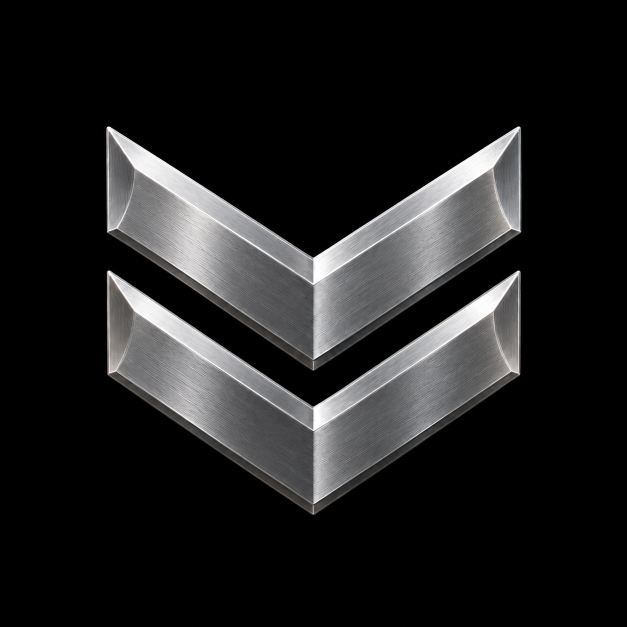
#> input picture bronze_silver_20261009/silver/source/reference.png, 1254 x 1254 px, given in place of rest.png, which was not available (shown at 1/2 size)
$ python images.py ../../../../bronze_silver_20261009/silver/source/reference.png ../../source/geometry_reference.png
#> lines starting #> are read from the running program, lines starting #| are printed output that depends on the picture; pictures that were not available may be replaced by others from this repository, and a replacement may not be noted
"""Present actual Home captures at equal scale, including full outline crops."""
from pathlib import Path
import sys
from PIL import Image, ImageDraw, ImageFont

OUT=Path('/Users/antonioperedo/Downloads/diamond_codex')
CROP=(280,300,926,860)
FONT=ImageFont.truetype("/System/Library/Fonts/Supplemental/Arial.ttf",24)

def comparison(paths,labels,out,zoom=1,crop=CROP):
#> called with zoom = 1, crop = (280, 300, 926, 860)
    pictures=[Image.open(p).convert('RGB').crop(crop) for p in paths]
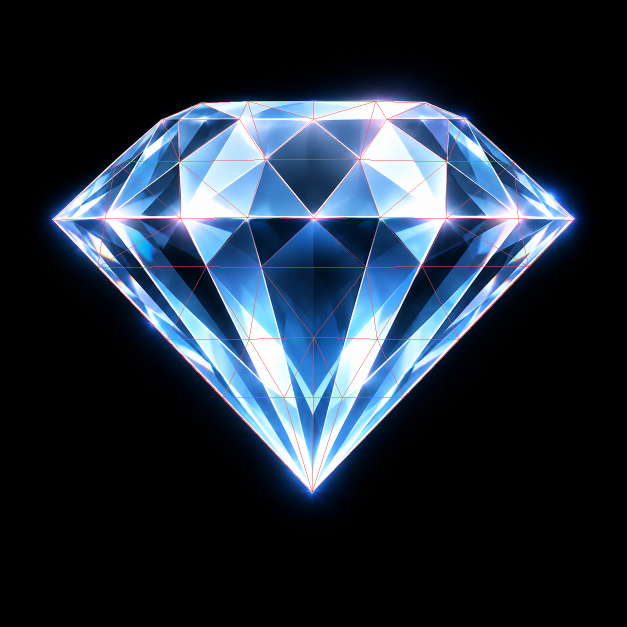
#> input picture gold_diamond_20261009/diamond/source/geometry_reference.png, 1254 x 1254 px, given in place of rest.png, which was not available (shown at 1/2 size)
#> pictures = 2 items
    if zoom!=1:
        pictures=[p.resize((p.width*zoom,p.height*zoom),Image.Resampling.NEAREST) for p in pictures]
    width=sum(p.width for p in pictures)+20*(len(pictures)-1)
#> width = 1312
    result=Image.new('RGB',(width,pictures[0].height+45),(16,18,20))
    draw=ImageDraw.Draw(result);x=0
    for picture,label in zip(pictures,labels):
        result.paste(picture,(x,45));draw.text((x+10,10),label,font=FONT,fill='white');x+=picture.width+20
#> this loop made 2 passes
#> (label, x) on passes 1 to 2: ('Today', 666), ('../../source/geometry_reference.png', 1332)
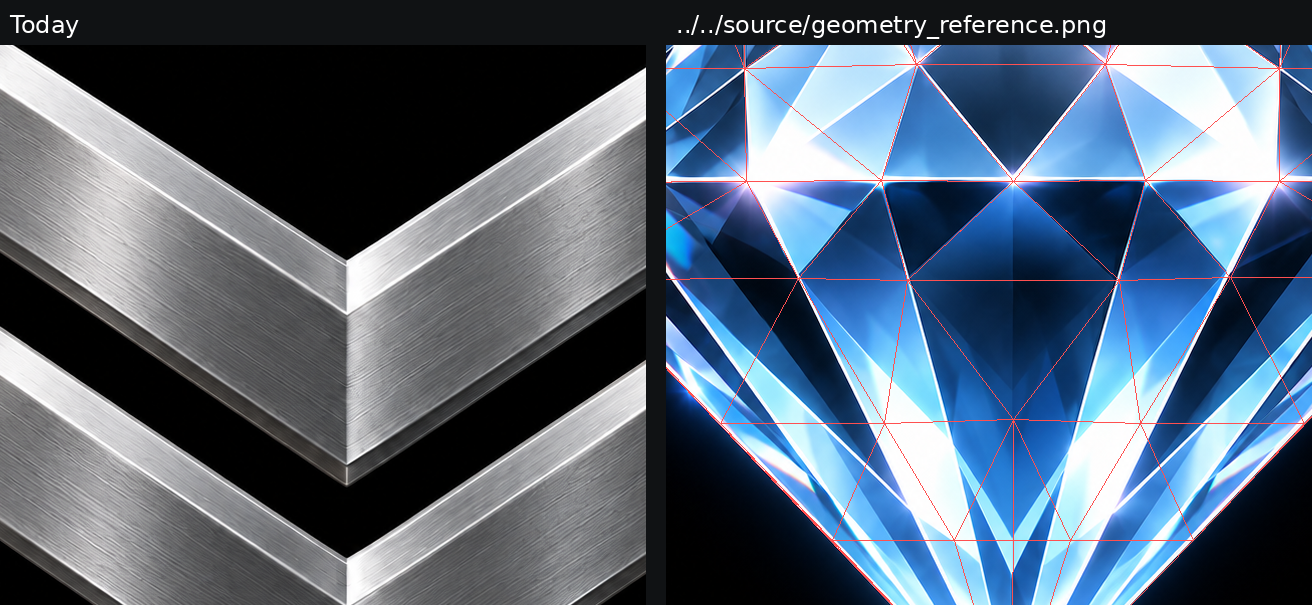
#> result: PIL image 1312x605 RGB; mean R, G, B 85, 101.1, 119.2
#> after the loop, x = 1332
    out.parent.mkdir(parents=True,exist_ok=True);result.save(out)

def option(folder,label):
    folder=Path(folder)
    for zoom in [1,4]:
        comparison([OUT/'00_today/rest.png',folder/'rest.png'],['Today',label],folder/f'rest_comparison_{zoom}x.png',zoom)
    for pose in ['rest','right','back','left']:
        if not (folder/f'{pose}.png').exists():continue
        image=Image.open(folder/f'{pose}.png').crop(CROP if pose=='rest' else (200,90,1006,860))
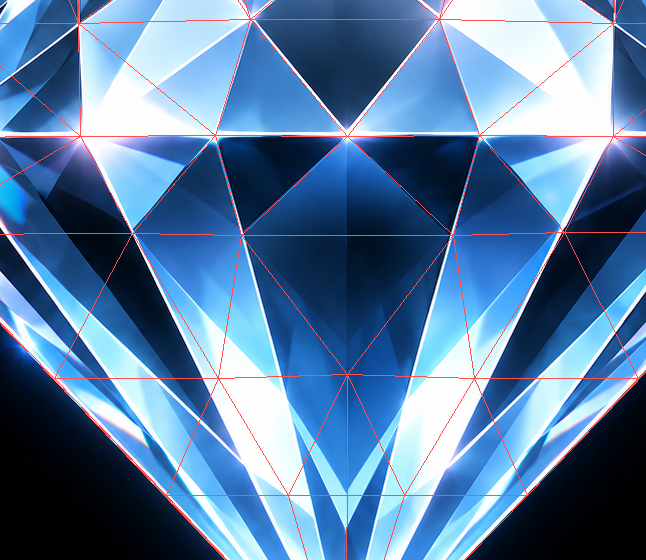
#> image: PIL image 646x560 RGB; mean R, G, B 88.9, 124.1, 162.3
        image.resize((image.width*4,image.height*4),Image.Resampling.NEAREST).save(folder/f'{pose}_outline_4x.png')
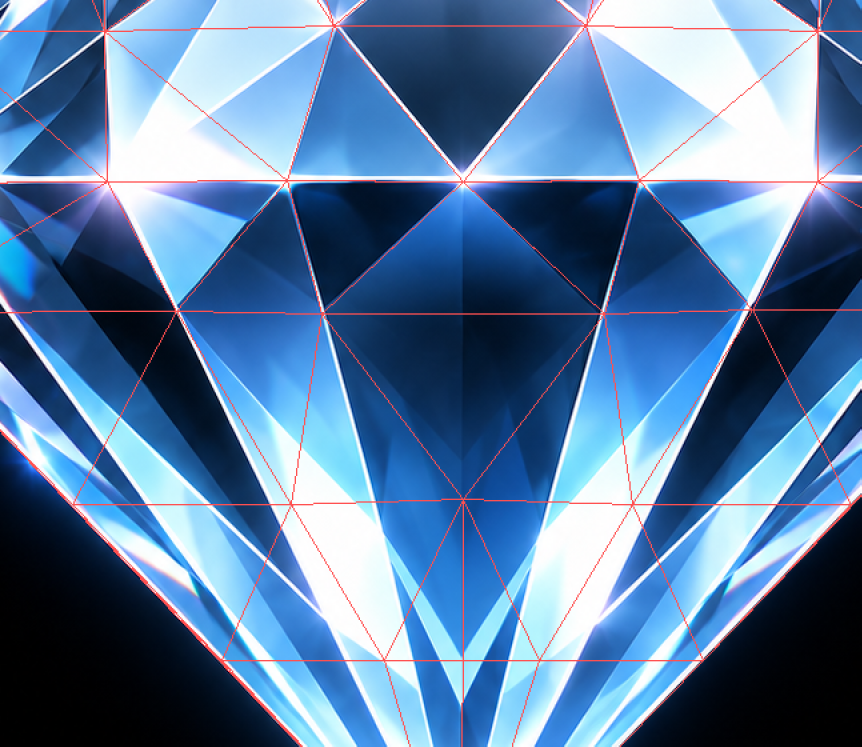
#> saved as rest_outline_4x.png: PIL image 2584x2240 RGB (shown at 1/3 size); mean R, G, B 88.9, 124.1, 162.3
    if all((folder/f'{p}.png').exists() for p in ['right','back','left']):
        for pose in ['right','back','left']:
            comparison([OUT/f'00_today/{pose}.png',folder/f'{pose}.png'],['Today '+pose,label+' '+pose],folder/f'{pose}_comparison_1x.png',crop=(200,90,1006,860))

if __name__=='__main__':
    option(sys.argv[1],sys.argv[2])
